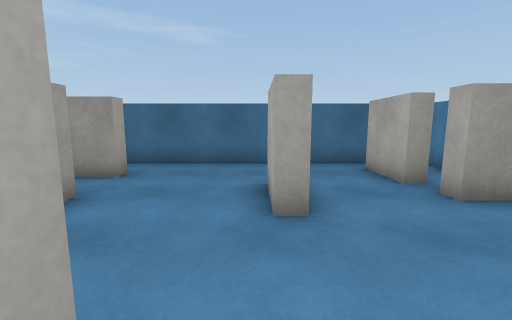
[1] (above)

21 first-person views from a walk through a Unity game level. The camera is 1.3 m above the floor, tilts 8° down and sees 90° across. The floor is counted in squares, 1 m on a side. Each view is taken from the middle of a square. On the plan, view 1 faces up. The plan holds only what a view shows up to about 13 squares ahead; the rest is blank. The place goes on beyond the plan. Surface patterns are stand-ins for the level's own textures.

[2]
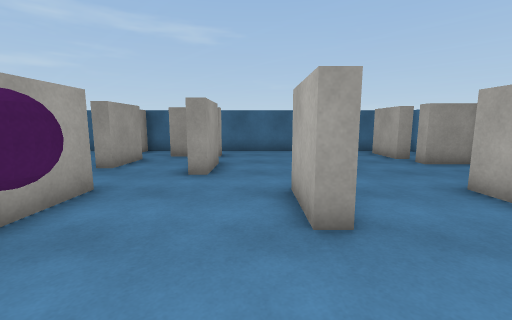

[3]
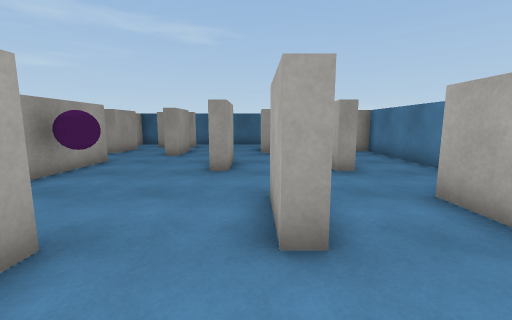

[4]
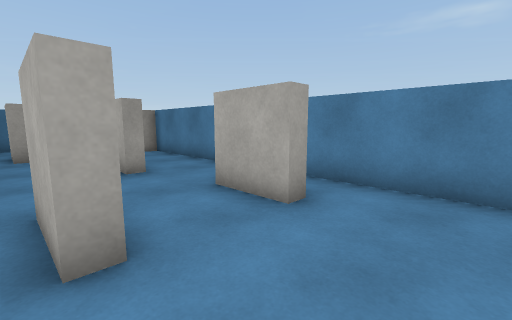

[5]
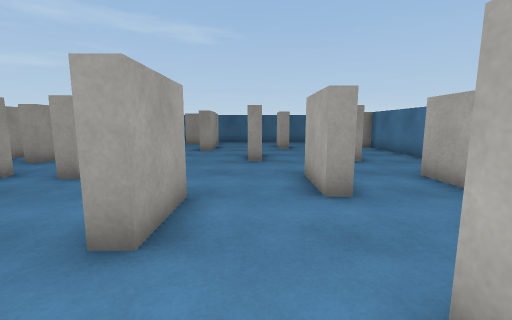

[6]
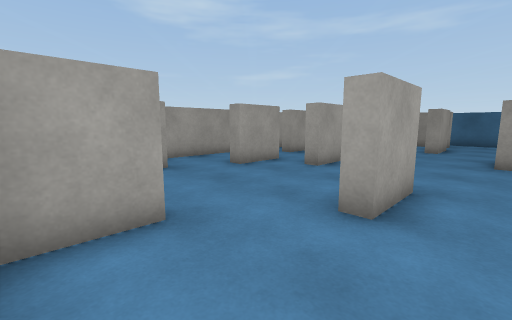

[7]
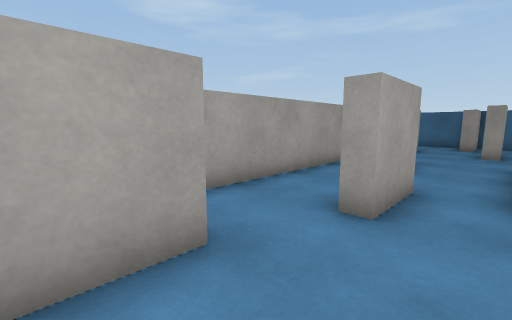

[8]
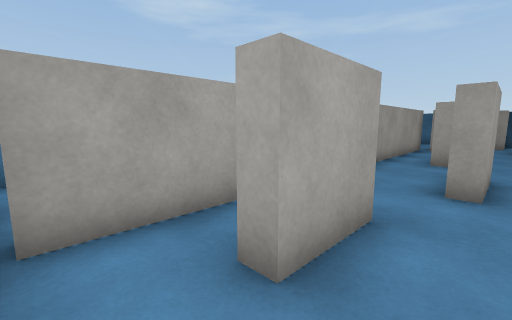

[9]
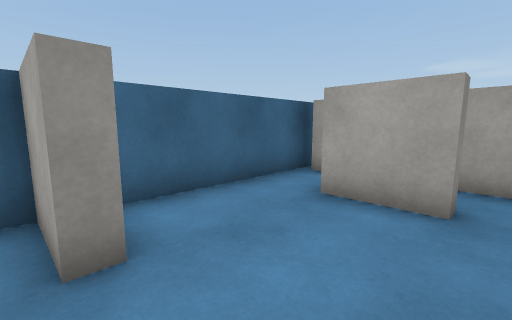

[10]
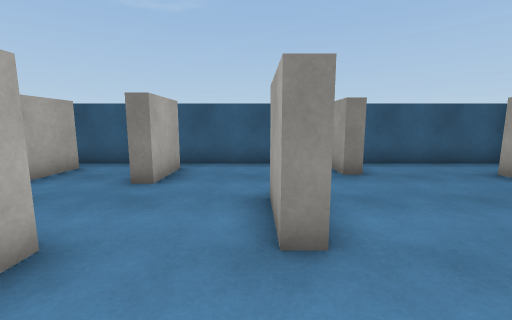

[11]
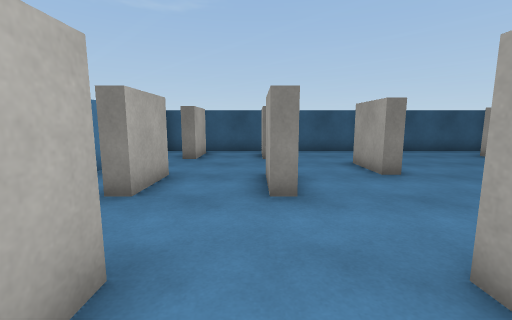

[12]
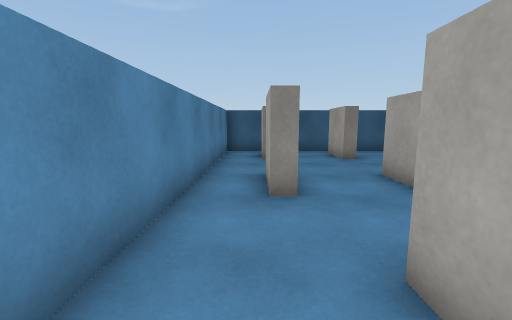

[13]
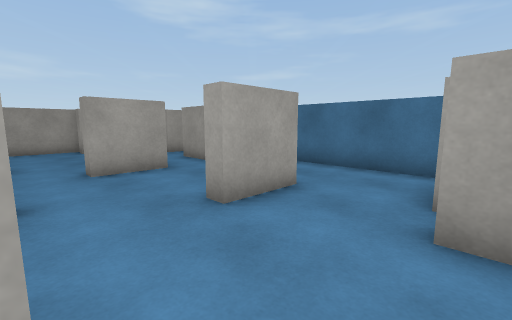

[14]
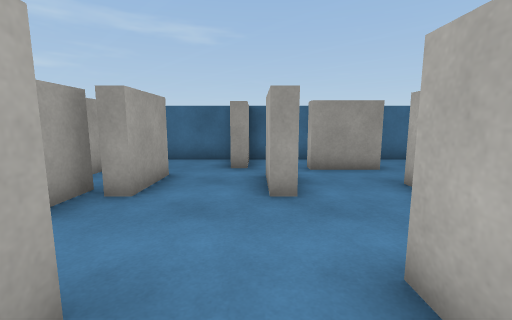

[15]
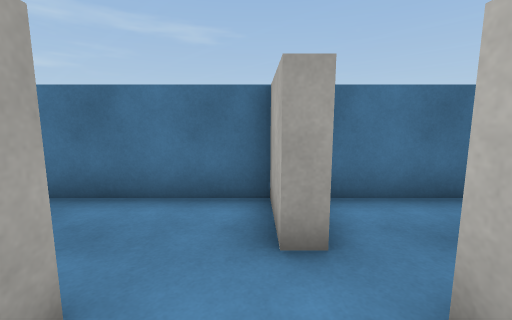

[16]
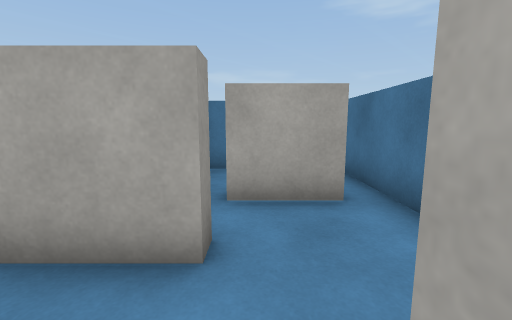

[17]
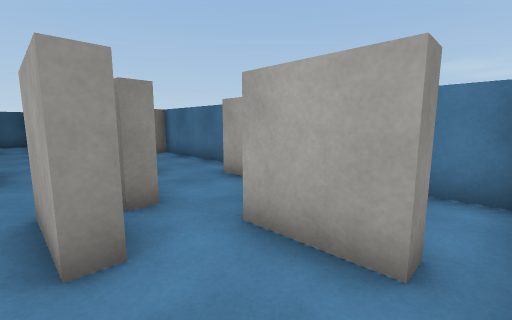

[18]
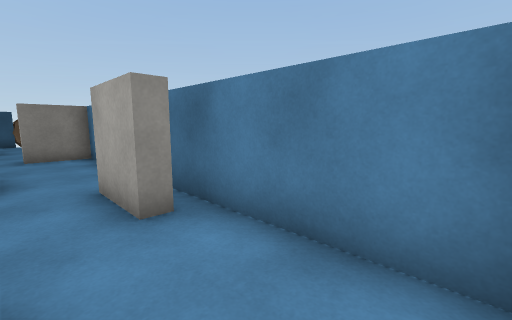

[19]
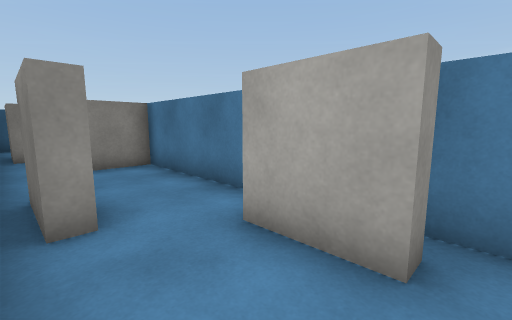

[20]
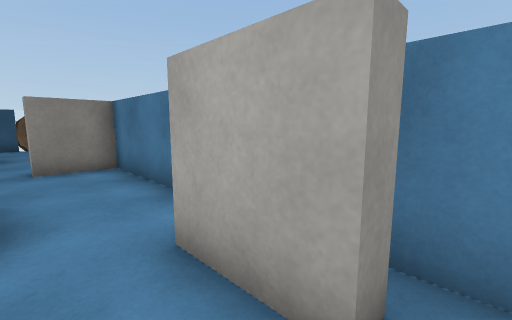

[21]
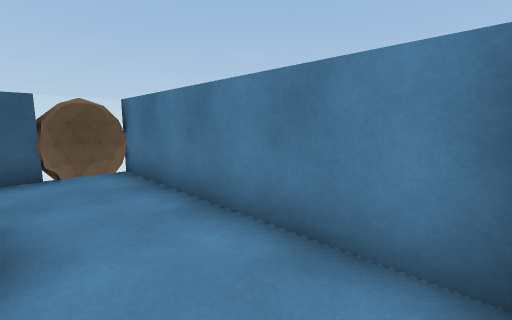

### Floor plan
Ten units are one square. View 1 is at (0, 0); x grows to the right and y downward. Boxes are objects, and circles mark ways between rooms. Rooms are numbered by the first view taken in them; rooms with no view inside come last. Other rooms are left out.
<svg viewBox="-149 -89 209 209">
<path fill="none" stroke="#000" d="M22 -1 22 -11M27 -11 27 10 22 10 22 1M-8 -11 -8 10 -13 10M3 35 8 35 8 55M33 55 33 35 37 35 37 55M39 -55 33 -55M8 -56 8 -35 3 -35M54 56 54 -43 35 -43 35 -48M8 55 3 55 3 35M-29 55 -22 55 -22 75 -28 75M3 85 8 85M37 55 33 55M33 85 38 85M-52 15 -52 40 -58 40M54 86 54 56M-42 95 -42 114 -5 114M3 105 3 85M-89 75 -82 75 -82 95 -88 95M-49 95 -42 95M-94 114 -52 114M-113 65 -113 85M-72 34 -72 55 -78 55M-102 35 -102 95M-62 -45 -62 -35 -68 -35M-32 -46 -32 -25 -38 -25M-52 -10 -52 15M-34 -68 -34 -63 -45 -63M-57 -1 -57 -10M-92 -55 -92 -35 -98 -35M-82 -5 -82 15M-102 -40 -102 15M3 -35 3 -55M-13 10 -13 -11M-113 -15 -113 5M33 -55 33 -75M25 -84 -55 -84M-62 -55 -62 -45M-45 -63 -54 -63 -54 -68M-72 -75 -72 -65 -77 -65M-99 -55 -92 -55M-119 -75 -113 -75 -113 -55M-77 -65 -77 -84 -124 -84M-119 -15 -113 -15M-144 -12 -144 32 -125 32M-139 -45 -133 -45 -133 -25M-109 -40 -102 -40M-144 -56 -144 -31M-144 39 -144 115M-125 32 -125 38M-125 114 -119 114M-82 15 -88 15M-102 15 -102 35M54 98 54 86M25 114 55 114M8 85 8 105M-5 114 25 114M33 105 33 85M-144 -81 -144 -56M-124 -84 -139 -84M-55 -84 -72 -84 -72 -75M-102 95 -102 110M-114 114 -94 114"/>
<circle cx="-5" cy="25" r="3" fill="#2a7"/>
<circle cx="15" cy="45" r="3" fill="#2a7"/>
<circle cx="45" cy="45" r="3" fill="#2a7"/>
<circle cx="2" cy="-38" r="3" fill="#2a7"/>
<circle cx="-20" cy="80" r="3" fill="#2a7"/>
<circle cx="-45" cy="58" r="3" fill="#2a7"/>
<circle cx="-25" cy="10" r="3" fill="#2a7"/>
<circle cx="45" cy="95" r="3" fill="#2a7"/>
<circle cx="15" cy="95" r="3" fill="#2a7"/>
<circle cx="-40" cy="90" r="3" fill="#2a7"/>
<circle cx="0" cy="110" r="3" fill="#2a7"/>
<circle cx="-70" cy="40" r="3" fill="#2a7"/>
<circle cx="-95" cy="45" r="3" fill="#2a7"/>
<circle cx="-100" cy="85" r="3" fill="#2a7"/>
<circle cx="-90" cy="105" r="3" fill="#2a7"/>
<circle cx="-40" cy="-55" r="3" fill="#2a7"/>
<circle cx="-55" cy="-40" r="3" fill="#2a7"/>
<circle cx="-85" cy="-45" r="3" fill="#2a7"/>
<circle cx="-100" cy="5" r="3" fill="#2a7"/>
<circle cx="-75" cy="5" r="3" fill="#2a7"/>
<circle cx="-45" cy="-80" r="3" fill="#2a7"/>
<circle cx="-80" cy="-60" r="3" fill="#2a7"/>
<circle cx="-65" cy="-70" r="3" fill="#2a7"/>
<circle cx="-110" cy="-60" r="3" fill="#2a7"/>
<circle cx="-120" cy="-80" r="3" fill="#2a7"/>
<circle cx="-120" cy="30" r="3" fill="#2a7"/>
<circle cx="-135" cy="-65" r="3" fill="#2a7"/>
<circle cx="30" cy="110" r="3" fill="#2a7"/>
<text x="30" y="0">1</text>
<text x="-10" y="60">2</text>
<text x="-30" y="100">3</text>
<text x="-70" y="80">4</text>
<text x="-50" y="-40">5</text>
<text x="-60" y="-60">6</text>
<text x="-100" y="-70">7</text>
<text x="-130" y="-20">8</text>
<text x="-130" y="70">9</text>
<text x="-90" y="20">10</text>
<text x="40" y="100">11</text>
<text x="10" y="100">12</text>
<text x="-140" y="-70">13</text>
<text x="-70" y="-80">14</text>
<text x="-100" y="100">15</text>
</svg>
Room 1 opens to room 2. Room 1 opens to room 5. Room 2 opens to room 3. Room 2 opens to room 4. Room 2 opens to room 5. Room 2 opens to room 11. Room 2 opens to room 12. Room 3 opens to room 4. Room 3 opens to room 12. Room 4 opens to room 10. Room 4 opens to room 15. Room 5 opens to room 6. Room 5 opens to room 10. Room 5 opens to room 14. Room 6 opens to room 7. Room 6 opens to room 14. Room 7 opens to room 8. Room 7 opens to room 13. Room 8 opens to room 9. Room 8 opens to room 13. Room 11 opens to room 12.

Where each view was taken, in squares from view 1:
view 1: 0 up, 0 right, facing up
view 2: 4 down, 2 left, facing up
view 3: 8 down, 0 right, facing up
view 4: 8 down, 0 right, facing up-right
view 5: 10 down, 1 left, facing up
view 6: 11 down, 1 left, facing up-left
view 7: 9 down, 6 left, facing up-left
view 8: 11 down, 7 left, facing up-left
view 9: 7 down, 4 left, facing down-left
view 10: 3 down, 2 left, facing down
view 11: 1 up, 1 right, facing down
view 12: 1 up, 4 right, facing down
view 13: 1 up, 4 right, facing up-left
view 14: 1 down, 7 left, facing up
view 15: 4 up, 8 left, facing up
view 16: 6 up, 7 left, facing left
view 17: 8 up, 9 left, facing down-left
view 18: 8 up, 12 left, facing down-left
view 19: 5 up, 11 left, facing down-left
view 20: 5 up, 12 left, facing down-left
view 21: 4 down, 12 left, facing down-left
